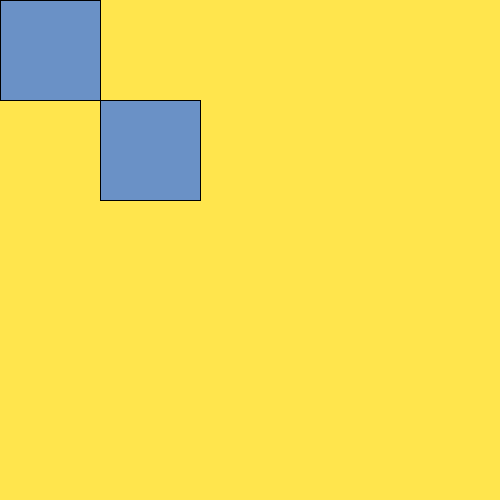
Frame 1 (no input)
Frame 60 (the mouse pressed at the canvas centre just before this capture): identical to frame 1, image omitted
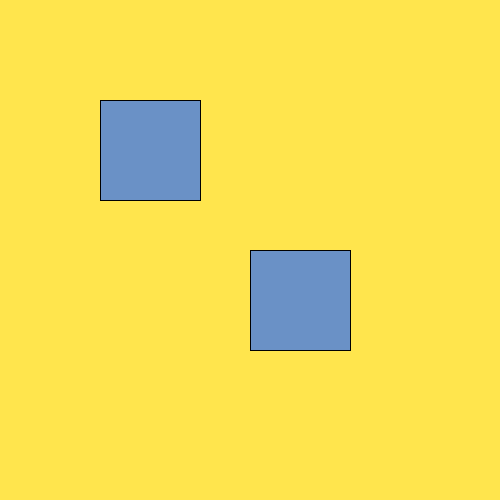
Frame 120 (the mouse held since frame 60 and released just before this capture)

The Processing sketch that drew these frames (run headless with seeded random() and noise(); from frame 60 on, the mouse is pressed at the canvas centre):

// Processing sketch: week01_2_setup_draw_mouseX_mouseY
// ── week01_2_setup_draw_mouseX_mouseY.pde
void setup(){
size(500,500);
}
void draw(){
background(#FFE54D);
fill(#6A91C6);
rect(100,100,100,100);
rect(mouseX,mouseY,100,100);
}
